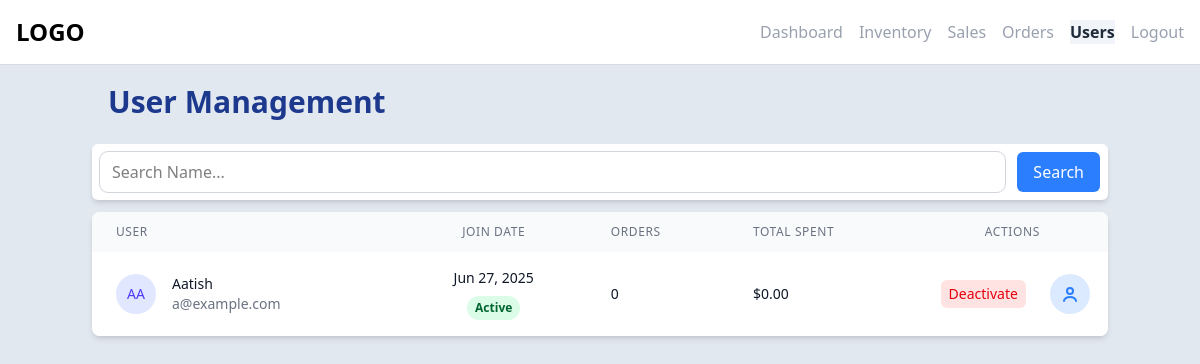
Page /admin/users.php on the earlier database version.
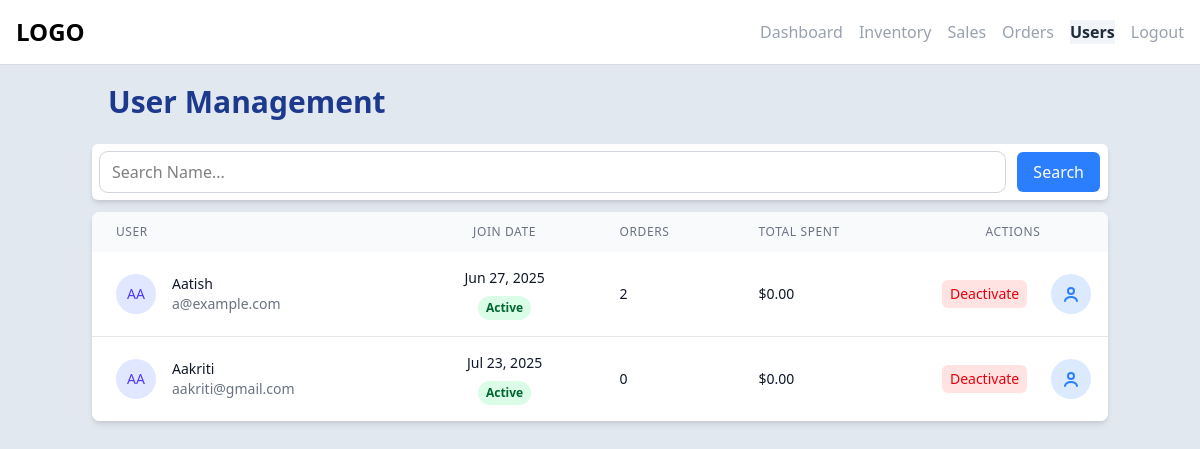
Same page on the later database version.
### tables this page shows
CREATE TABLE `users` (
  `user_id` int(11) NOT NULL,
  `username` varchar(100) NOT NULL,
  `email` varchar(100) NOT NULL,
  `password` varchar(255) NOT NULL,
  `shipping_address` varchar(100) NOT NULL,
  `phone` varchar(15) DEFAULT NULL,
  `gender` enum('male','female') NOT NULL,
  `dob` datetime DEFAULT NULL,
  `role` enum('user','admin') DEFAULT 'user',
  `status` enum('active','inactive') DEFAULT 'active',
  `created_at` timestamp NOT NULL DEFAULT current_timestamp()
);

### admin/users.php (the view, shortened to what this page needs)
<!DOCTYPE html>
<html lang="en">
<head>
    <link href="../src/output.css" rel="stylesheet">
    <?php require '../components/link_imports.php'; ?>
</head>
<body class="bg-slate-200">
<?php
    include '../components/admin_nav.php';
?>
    <section class="container mx-auto">
        <h2 class="p-5 font-bold text-3xl text-blue-900">User Management</h2>
        <div class="flex flex-col">
            <div class="bg-white p-2 m-1 rounded-md shadow-md flex space-x-3">
                <input type="text" class="outline-1 outline-gray-300 rounded-lg w-full px-3"
                    placeholder="Search Name...">
                <button class="bg-blue-500 text-white p-2 px-4 rounded-md">Search</button>
            </div>
            <div class="bg-white rounded-lg shadow-md overflow-hidden m-1 mt-2">
                <div class="overflow-x-auto">
                    <table class="w-full">
                        <thead class="bg-gray-50">
                            <tr>
                                <th
                                    class="px-6 py-3 text-left text-xs font-medium text-gray-500 uppercase tracking-wider">
                                    User</th>
                                <th
                                    class="px-6 py-3 text-center text-xs font-medium text-gray-500 uppercase tracking-wider">
                                    Join Date</th>
                                <th
                                    class="px-6 py-3 text-left text-xs font-medium text-gray-500 uppercase tracking-wider">
                                    Orders</th>
                                <th
                                    class="px-6 py-3 text-left text-xs font-medium text-gray-500 uppercase tracking-wider">
                                    Total Spent</th>
                                <th
                                    colspan="2"
                                    class="px-6 py-3 text-center text-xs font-medium text-gray-500 uppercase tracking-wider">
                                    Actions</th>
                            </tr>
                        </thead>
                        <tbody class="bg-white divide-y divide-gray-200">
                        <?php
                        require_once '../config/db.php';
                        $sql = "SELECT * FROM user_details";
                        $result = $conn->query($sql);
                        if ($result && $result->num_rows > 0):
                            while($user = $result->fetch_assoc()):
                                $status = strtolower($user['user_statu']);
                                $badgeClass = $status === 'active' ? 'bg-green-100 text-green-800' : 'bg-red-100 text-red-800';
                                $badgeText = ucfirst($status);
                        ?>
                            <tr>
                                <td class="px-6 py-4 whitespace-nowrap">
                                    <div class="flex items-center">
                                        <div class="flex-shrink-0 h-10 w-10">
                                            <div class="h-10 w-10 rounded-full bg-indigo-100 flex items-center justify-center">
                                                <span class="text-indigo-600 font-medium text-sm">
                                                    <?php echo strtoupper(substr($user['username'], 0, 2)); ?>
                                                </span>
                                            </div>
                                        </div>
                                        <div class="ml-4">
                                            <div class="text-sm font-medium text-gray-900">
                                                <?php echo htmlspecialchars($user['username']); ?>
                                            </div>
                                            <div class="text-sm text-gray-500">
                                                <?php echo htmlspecialchars($user['email']); ?>
                                            </div>
                                        </div>
                                    </div>
                                </td>
                                <td class="px-6 py-4 whitespace-nowrap text-sm text-gray-900 flex flex-col justify-center items-center">
                                    <?php echo date('M j, Y', strtotime($user['created_at'])); ?>
                                    <span class="px-2 py-1 mt-2 w-fit text-xs font-semibold rounded-full <?php echo $badgeClass; ?>">
                                        <?php echo $badgeText; ?>
                                    </span>
                                </td>
                                <td class="px-6 py-4 whitespace-nowrap text-sm text-gray-900">
                                    <?php echo (int)$user['total_orders']; ?>
                                </td>
                                <td class="px-6 py-4 whitespace-nowrap text-sm text-gray-900">
                                    $<?php echo number_format($user['paid_total'], 2); ?>
                                </td>
                                <td class="px-6 w-3 py-4 whitespace-nowrap text-sm font-medium">
                                    <form method="POST" class="inline">
                                        <button name="toggle_user_id"
                                            value = "<?php echo $user['user_id']?>"
                                            class="<?php echo $status === 'active' ? 'text-red-600 bg-red-100 hover:text-white hover:bg-red-400' : 'text-green-600 bg-green-100 hover:text-white hover:bg-green-400'; ?> px-2 py-1 rounded-md cursor-pointer">
                                            <?php echo $status === 'active' ? 'Deactivate' : 'Activate'; ?>
                                        </button>
                                    </form>
                                </td>
                                <td>
                                    <a href="user-profile.php?user_id=<?php echo $user['user_id']; ?>" class="group inline-flex items-center justify-center" title="View Profile">
                                        <span class="inline-flex items-center justify-center w-10 h-10 rounded-full bg-blue-100 transition-colors duration-200 group-hover:bg-blue-500">
                                        </span>
                                    </a>
                                </td>
                            </tr>
                        <?php
                            endwhile;
                        else:
                        ?>
                            <tr>
                                <td colspan="6" class="text-center py-6 text-gray-500">No users found.</td>
                            </tr>
                        <?php endif; ?>
                        </tbody>
                    </table>
                </div>
            </div>
        </div>
    </section>
</body>
</html>

### components/link_imports.php (shortened to what this page needs)
<script src="https://cdn.jsdelivr.net/npm/@tailwindcss/browser@4"></script>

### components/admin_nav.php (shortened to what this page needs)
<nav class="relative top-0 left-0 w-full h-16 bg-white flex justify-between items-center px-4 shadow-2xs">
    <div class="text-2xl font-bold">LOGO</div>
    <div class="flex items-center space-x-4">
        <a id="nav-link" href="dashboard.php" class="text-gray-400 hover:text-slate-900 ">Dashboard</a>
        <a id="nav-link" href="inventory.php" class="text-gray-400 hover:text-slate-900">Inventory</a>
        <a id="nav-link" href="sales.php" class="text-gray-400 hover:text-slate-900">Sales</a>
        <a id="nav-link" href="orders.php" class="text-gray-400 hover:text-slate-900">Orders</a>
        <a id="nav-link" href="users.php" class="text-gray-400 hover:text-slate-900">Users</a>
        <a id="nav-link" href="../index.php" class="text-gray-400 hover:text-slate-900">Logout</a>
    </div>
</nav>

Differences in the rows shown:
changed users "Aatish": total_orders "0" → "2"
added users: username "AA", username "Aakriti", email "aakriti@gmail.com", created_at "Jul 23, 2025", badgeText "Active", total_orders "0", paid_total "0.00", $user['user_id'] 2 (drawn)
